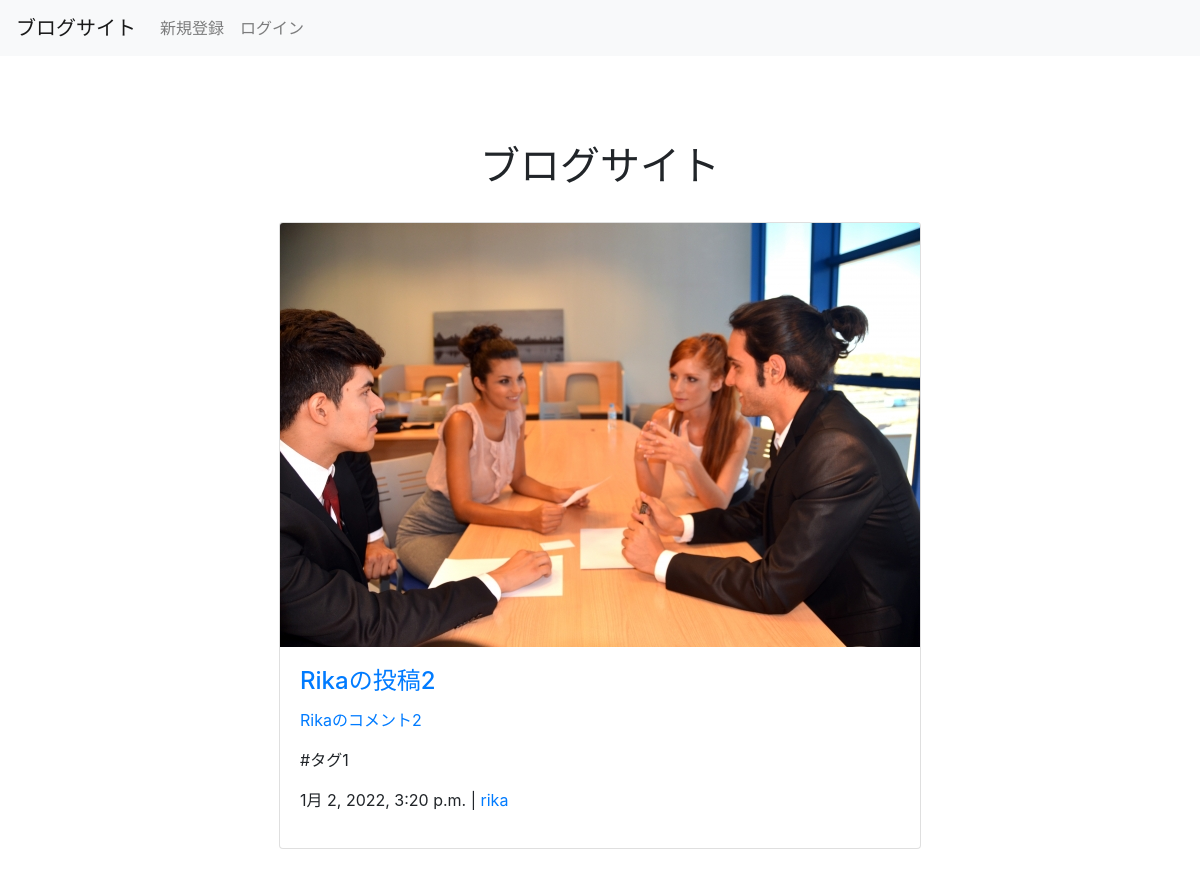
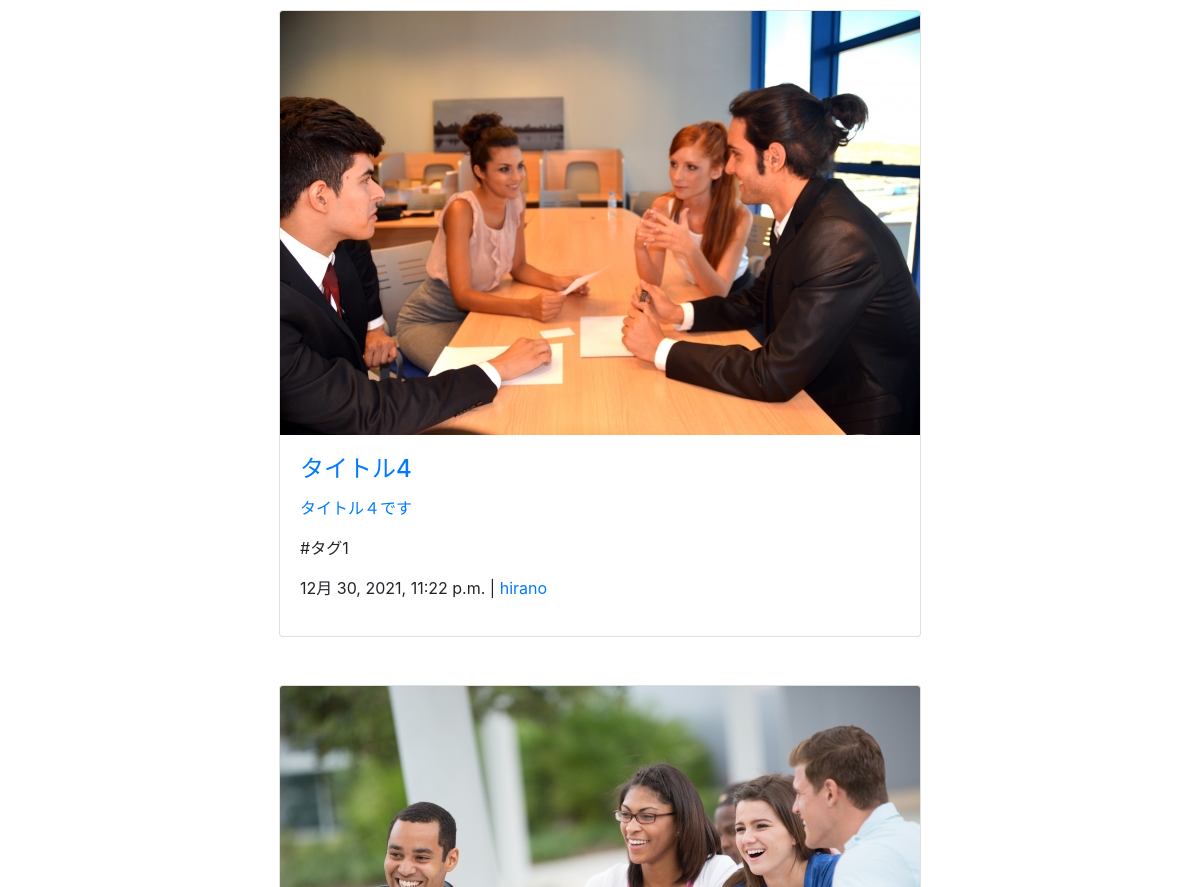
The app's page / (upper part), older data (2 pictures, top to bottom).
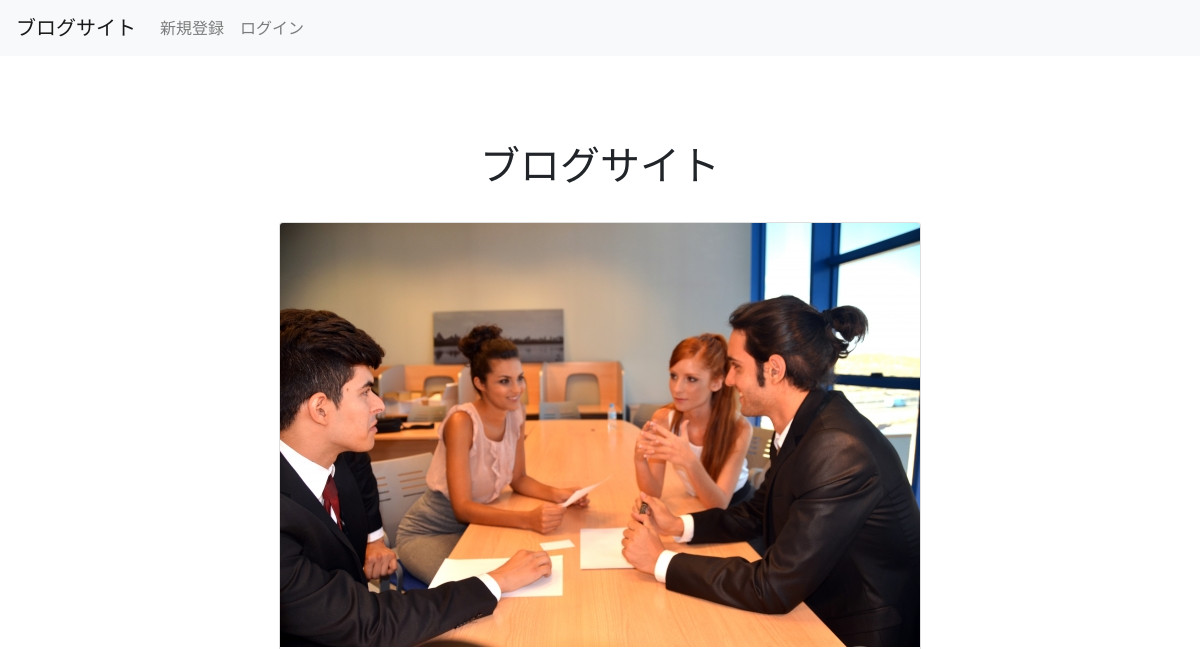
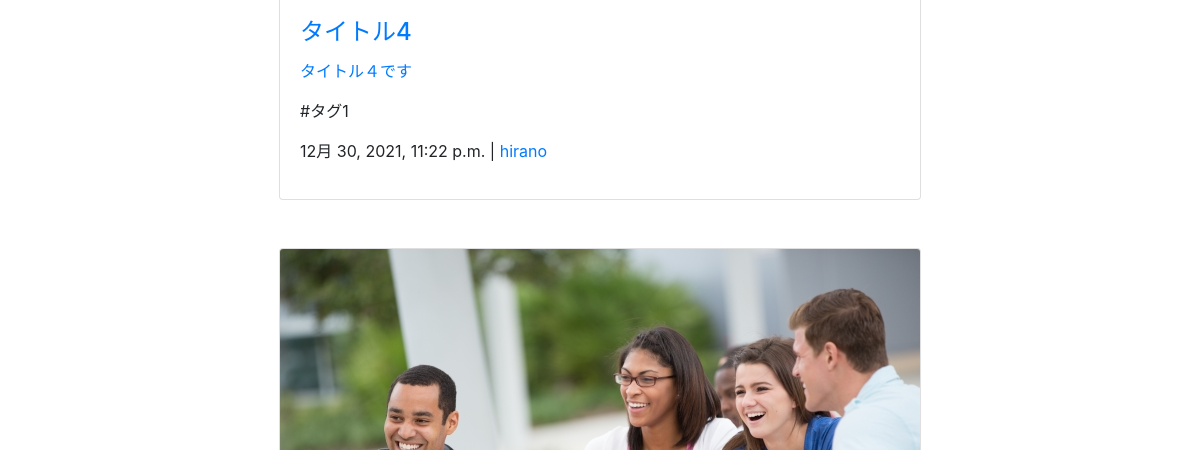
The same page, newer data (2 pictures, top to bottom).
### blog_app/models.py (models this page shows, shortened)
class Post(models.Model):
    title = models.CharField('タイトル', max_length=35)
    text = models.TextField('本文')
    image = models.ImageField('画像', upload_to='images', blank=True)
    created_at = models.DateTimeField('投稿日', default=timezone.now)
    tag = models.ForeignKey(Tag, verbose_name='タグ', on_delete=models.PROTECT)
    user = models.ForeignKey(User, on_delete=models.CASCADE)

class Tag(models.Model):
    tag = models.CharField('タグ名', max_length=50)
    def __str__(self):
        return self.tag

### blog_app/views.py (the view)
# urls.py: path('', index, name='index'),
def index(request):
    posts = Post.objects.all().order_by('-created_at')
    return render(request, 'blog_app/index.html', {'posts': posts})

### templates/blog_app/index.html (shortened to what this page needs)
{% extends 'base.html' %}
{% block content %}
<h1 class="mt-5 pt-4 text-center">ブログサイト</h1>
<div class="d-flex justify-content-center flex-wrap">
{% for post in posts%}
<a href="{% url 'blog_app:detail' post_id=post.id %}">
 <div class="card m-4" style="min-width: 300; max-height: 490;">
   {% if post.image %}
   <img style="max-width: 300; max-height: 300;" class="card-img-top" src="{{ post.image.url }}">
   {% else %}
   <div class="p-1 border border-secondary text-center pt-5" style="min-width: 300; min-height: 225;">No Image</div>
   {% endif %}
   <div class="card-body">
     <h4 class="card-title">{{post.title|truncatechars:10 | linebreaksbr}}</h4>
     <p class="card-text">
       {{ post.text|truncatechars:17 }}
     </p>
   </a>
     <p>#{{post.tag}}</p>
     <p>{{post.created_at}} |
     <a href="{% url 'user_app:detail' post.user.id %}">{{post.user.username}}</a></p>
 </div>
</div>
{% endfor %}
{% endblock %}

Row changes from the older to the newer data that the page shows:
removed Post: image (picture), title "Rikaの投稿2", text "Rikaのコメント2", tag "タグ1", created_at "1月 2, 2022, 3:20 p.m.", user.username "rika"
